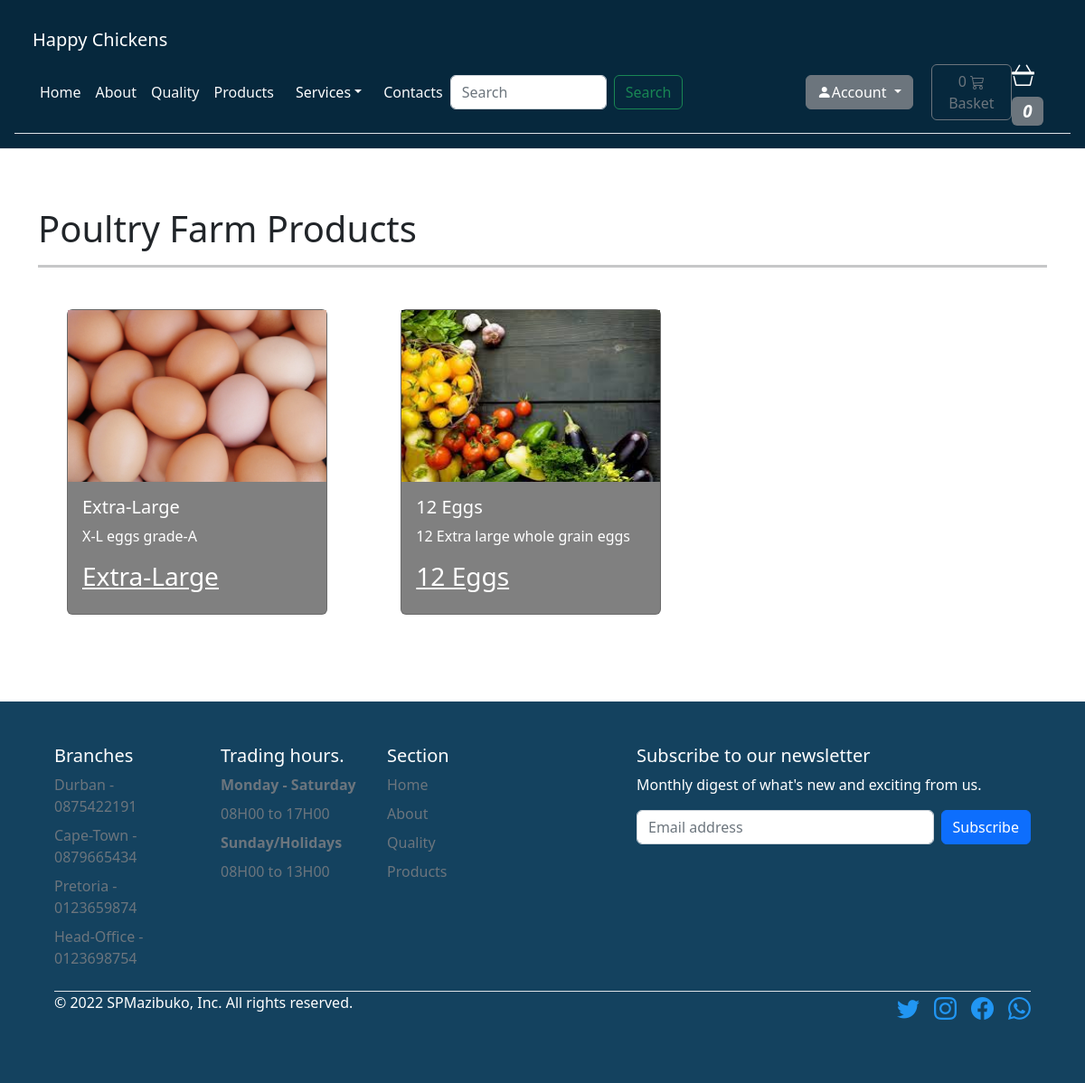
The page /products on the database as committed earlier.
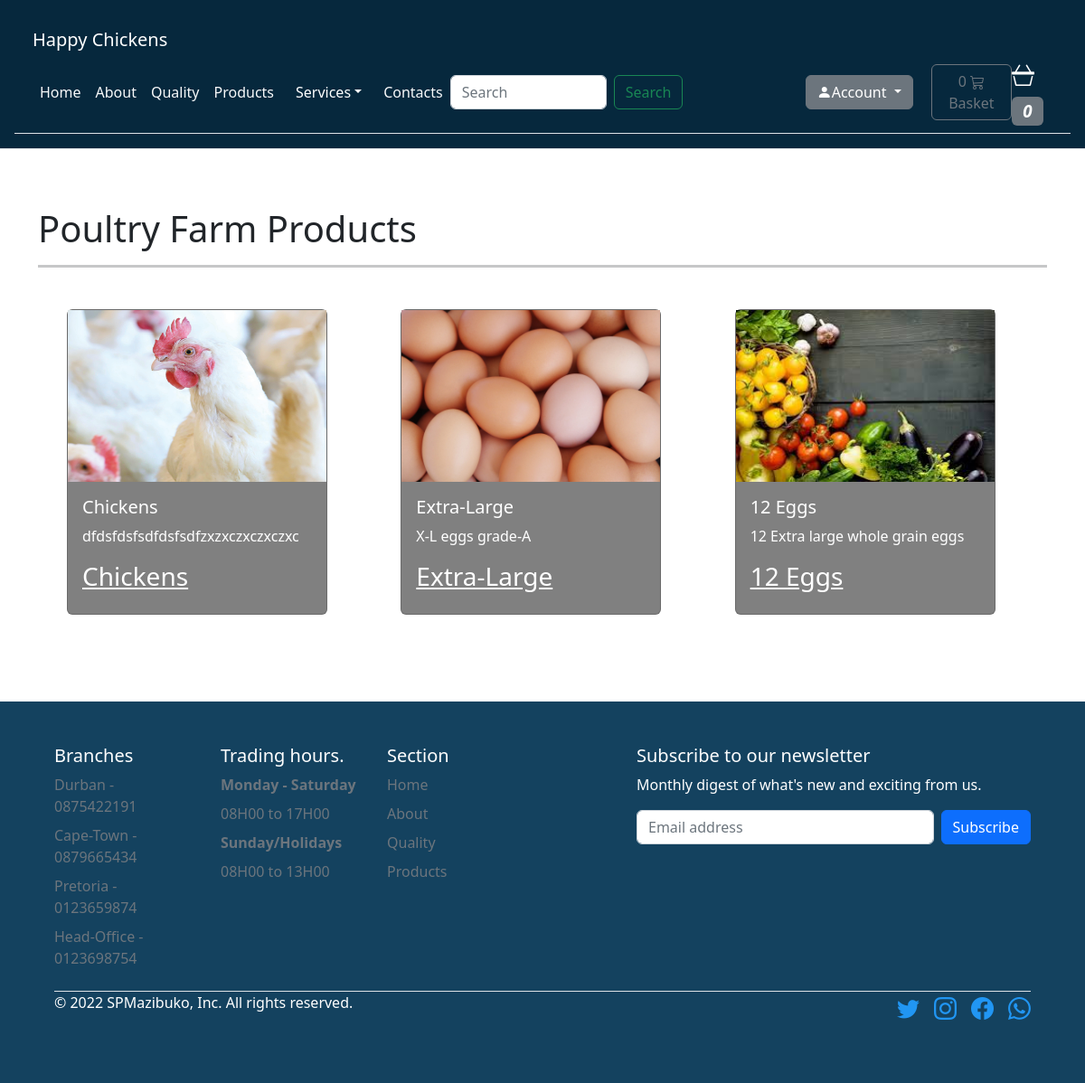
The same page on the database as committed later.
### store/models.py (models this page shows, shortened)
class Product(models.Model):
    category = models.ForeignKey(Category, related_name='product', on_delete=models.CASCADE)
    created_by = models.ForeignKey(User, on_delete=models.CASCADE, related_name='product_creator')
    title = models.CharField(max_length=255)
    author = models.CharField(max_length=255, default='admin')
    description = models.TextField(blank=True)
    image = models.ImageField(upload_to='images/')
    slug = models.SlugField(max_length=255)
    price = models.DecimalField(max_digits=10, decimal_places=0)
    in_stock = models.BooleanField(default=True)
    is_active = models.BooleanField(default=True)
    created = models.DateTimeField(auto_now_add=True)
    updated = models.DateTimeField(auto_now=True)
    objects = models.Manager()
    products = ProductManager()
    class Meta:
        verbose_name_plural = 'Products'
        ordering = ('-created',)
    def get_absolute_url(self):
        return reverse('store:product_detail', args=[self.slug])

### store/views.py (the view)
# urls.py: path('products', views.all_products, name='all_products'),
def all_products(request):
    products = Product.products.all()
    return render(request, 'store/products.html', {'products': products})

### basket/basket.py (called while the page is built)
    def __len__(self):
        return sum(item['qty'] for item in self.basket.values())

### basket/context_processors.py (called while the page is built)
def basket(request):
    return {'basket': Basket(request)}

### store/models.py (called while the page is built)
    def get_queryset(self):
        return super(ProductManager, self).get_queryset().filter(is_active=True)

### templates/store/products.html (shortened to what this page needs)
<!DOCTYPE html>
{% extends "./base.html" %}
{% load static %}
{% block content %}
<main>
  <div class="py-5 container">
    <div class="align-item-center justify-content-center pb-3">
      <div>
        <h1>Poultry Farm Products</h1>
        <hr class="bg-dark mt-2 mb-2 d-inline-block mx-auto" style="width: 100%; height:3px;">
      </div>
      <div class="row p-3">
      {% for product in products %}
        <div class="col-4">
          <div class="card m-3" style="width: 18rem;background:grey;">
            <img class="card-img-fluid" src="{{ product.image.url }}" alt="Chickens" style="height:190px"/>
              <div class="card-body">
                <h5 class="card-title text-white"><stong>{{ product.title }}</strong></h5>
                <p class="card-text text-white">{{ product.description }}</p>
                <a class="text-white" href="{{ product.get_absolute_url }}"><h3>{{ product.title }}</h3></a>
              </div>
            </div>
          </div>
      {% endfor %}
        </div>
      </div>
        </div>
      </div>
{% endblock %}

Rows that differ between the two databases and show on the page:
added Product: image (picture), title "Chickens", description "dfdsfdsfsdfdsfsdfzxzxczxczxczxc"
